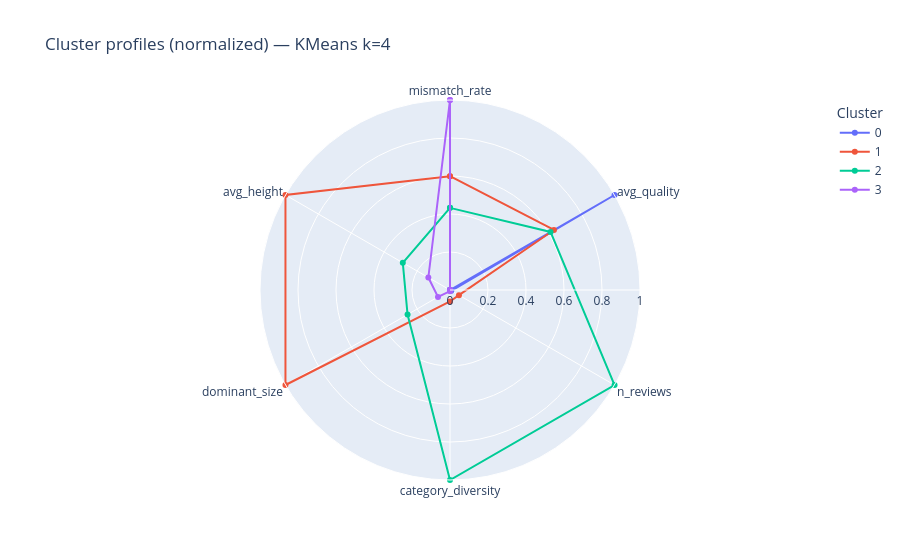
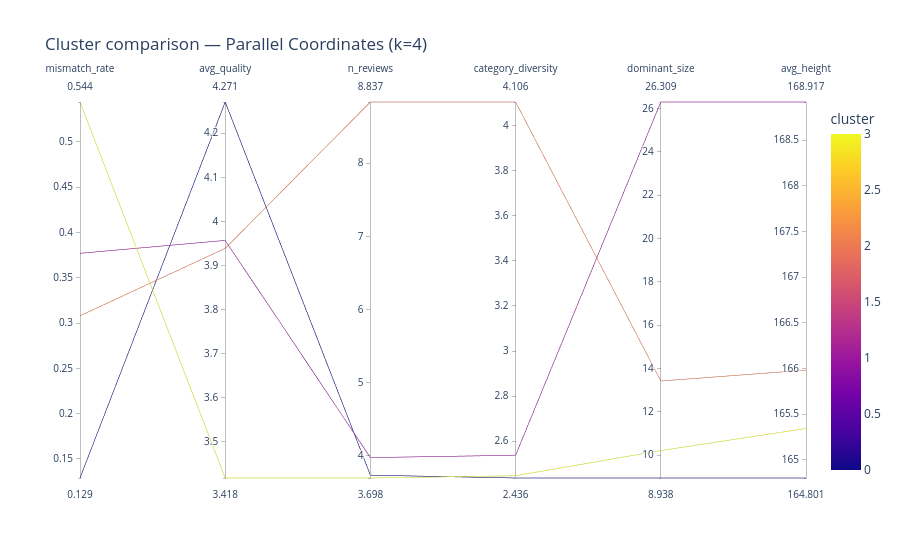
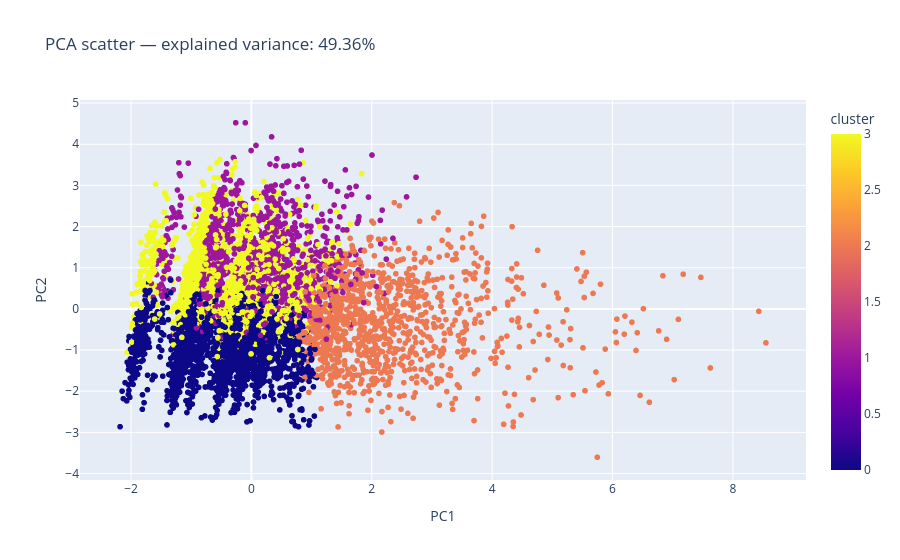

The notebook cell saved with these charts, in order:
### Markdown cell above
## Cluster Visualization (Plotly)

To make the segmentation more interpretable and actionable, we add three complementary visualizations:

- **Radar chart (normalized):** compares the cluster profiles across the main features.
- **Parallel coordinates:** enables multi-feature comparison and helps highlight potential trade-offs between variables.
- **PCA scatter (2D):** projects the scaled feature space into two dimensions to visualize separation or overlap between clusters.

### Code cell
# --- Plotly: Radar / Parallel Coordinates / PCA scatter ---

# Features candidate (usiamo quelle disponibili)
preferred = [
    "mismatch_rate",
    "avg_quality",
    "n_reviews",
    "category_diversity",
    "dominant_size",
    "avg_height",
]
features = [c for c in preferred if c in clustered_df.columns]

fig_radar = plot_cluster_radar(clustered_df, feature_cols=features, title=f"Cluster profiles (normalized) — KMeans k={K}")
fig_radar.show()

fig_pc = plot_cluster_parallel(cluster_profile_labeled, feature_cols=features, title=f"Cluster comparison — Parallel Coordinates (k={K})")
fig_pc.show()

fig_pca = plot_cluster_pca(X_scaled, clustered_df, feature_cols=features, title_prefix="PCA scatter", random_state=42)
fig_pca.show()

### Figure 1 — Plotly figure (JSON) as saved in the notebook; plotly's stock layout.template omitted (floating-point values rounded to 4 significant figures)
{"data": [{"hovertemplate": "cluster=0<br>value=%{r}<br>feature=%{theta}<extra></extra>", "legendgroup": "0", "line": {"color": "#636efa", "dash": "solid"}, "marker": {"symbol": "circle"}, "mode": "lines+markers", "name": "0", "r": [0.0, 1.0, 0.00766, 0.0, 0.0, 0.0, 0.0], "showlegend": true, "subplot": "polar", "theta": ["mismatch_rate", "avg_quality", "n_reviews", "category_diversity", "dominant_size", "avg_height", "mismatch_rate"], "type": "scatterpolar"}, {"hovertemplate": "cluster=1<br>value=%{r}<br>feature=%{theta}<extra></extra>", "legendgroup": "1", "line": {"color": "#EF553B", "dash": "solid"}, "marker": {"symbol": "circle"}, "mode": "lines+markers", "name": "1", "r": [0.5989, 0.6318, 0.05434, 0.06053, 1.0, 1.0, 0.5989], "showlegend": true, "subplot": "polar", "theta": ["mismatch_rate", "avg_quality", "n_reviews", "category_diversity", "dominant_size", "avg_height", "mismatch_rate"], "type": "scatterpolar"}, {"hovertemplate": "cluster=2<br>value=%{r}<br>feature=%{theta}<extra></extra>", "legendgroup": "2", "line": {"color": "#00cc96", "dash": "solid"}, "marker": {"symbol": "circle"}, "mode": "lines+markers", "name": "2", "r": [0.4323, 0.6111, 1.0, 1.0, 0.258, 0.2869, 0.4323], "showlegend": true, "subplot": "polar", "theta": ["mismatch_rate", "avg_quality", "n_reviews", "category_diversity", "dominant_size", "avg_height", "mismatch_rate"], "type": "scatterpolar"}, {"hovertemplate": "cluster=3<br>value=%{r}<br>feature=%{theta}<extra></extra>", "legendgroup": "3", "line": {"color": "#ab63fa", "dash": "solid"}, "marker": {"symbol": "circle"}, "mode": "lines+markers", "name": "3", "r": [1.0, 0.0, 0.0, 0.006085, 0.07292, 0.1317, 1.0], "showlegend": true, "subplot": "polar", "theta": ["mismatch_rate", "avg_quality", "n_reviews", "category_diversity", "dominant_size", "avg_height", "mismatch_rate"], "type": "scatterpolar"}], "layout": {"legend": {"title": {"text": "Cluster"}, "tracegroupgap": 0}, "polar": {"angularaxis": {"direction": "clockwise", "rotation": 90}, "domain": {"x": [0, 1], "y": [0, 1]}, "radialaxis": {"range": [0, 1], "visible": true}}, "title": {"text": "Cluster profiles (normalized) — KMeans k=4"}}}

### Figure 2 — Plotly figure (JSON) as saved in the notebook; plotly's stock layout.template omitted (floating-point values rounded to 4 significant figures)
{"data": [{"dimensions": [{"label": "mismatch_rate", "values": [0.129, 0.308, 0.377, 0.544]}, {"label": "avg_quality", "values": [4.271, 3.939, 3.957, 3.418]}, {"label": "n_reviews", "values": [3.737, 8.837, 3.977, 3.698]}, {"label": "category_diversity", "values": [2.436, 4.106, 2.537, 2.446]}, {"label": "dominant_size", "values": [8.938, 13.42, 26.31, 10.21]}, {"label": "avg_height", "values": [164.8, 166.0, 168.9, 165.3]}], "domain": {"x": [0, 1], "y": [0, 1]}, "line": {"color": [0, 2, 1, 3], "coloraxis": "coloraxis"}, "name": "", "type": "parcoords"}], "layout": {"coloraxis": {"colorbar": {"title": {"text": "cluster"}}, "colorscale": [[0, "#0d0887"], [0.1111, "#46039f"], [0.2222, "#7201a8"], [0.3333, "#9c179e"], [0.4444, "#bd3786"], [0.5556, "#d8576b"], [0.6667, "#ed7953"], [0.7778, "#fb9f3a"], [0.8889, "#fdca26"], [1, "#f0f921"]]}, "legend": {"tracegroupgap": 0}, "title": {"text": "Cluster comparison — Parallel Coordinates (k=4)"}}}

### Figure 3 — Plotly figure (JSON) as saved in the notebook; plotly's stock layout.template omitted (floating-point values rounded to 4 significant figures; data arrays with more than 128 entries replaced by an {"elided": "..."} marker saying what was removed)
{"data": [{"customdata": {"elided": "7102x6 float values"}, "hovertemplate": "PC1=%{x}<br>PC2=%{y}<br>mismatch_rate=%{customdata[0]}<br>avg_quality=%{customdata[1]}<br>n_reviews=%{customdata[2]}<br>category_diversity=%{customdata[3]}<br>dominant_size=%{customdata[4]}<br>avg_height=%{customdata[5]}<br>cluster=%{marker.color}<extra></extra>", "legendgroup": "", "marker": {"color": {"elided": "7102 int values"}, "coloraxis": "coloraxis", "symbol": "circle"}, "mode": "markers", "name": "", "showlegend": false, "type": "scattergl", "x": {"elided": "7102 float values"}, "xaxis": "x", "y": {"elided": "7102 float values"}, "yaxis": "y"}], "layout": {"coloraxis": {"colorbar": {"title": {"text": "cluster"}}, "colorscale": [[0, "#0d0887"], [0.1111, "#46039f"], [0.2222, "#7201a8"], [0.3333, "#9c179e"], [0.4444, "#bd3786"], [0.5556, "#d8576b"], [0.6667, "#ed7953"], [0.7778, "#fb9f3a"], [0.8889, "#fdca26"], [1, "#f0f921"]]}, "legend": {"tracegroupgap": 0}, "title": {"text": "PCA scatter — explained variance: 49.36%"}, "xaxis": {"anchor": "y", "domain": [0, 1], "title": {"text": "PC1"}}, "yaxis": {"anchor": "x", "domain": [0, 1], "title": {"text": "PC2"}}}}
